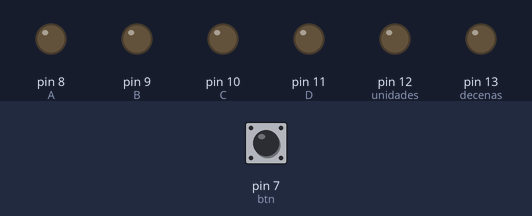
A sketch run on a simulated Arduino Uno, built with avr-gcc and run on an emulated ATmega328P. Parts: output pins drawn as LEDs (lit = HIGH). Dashed ring = blinking. Inputs (shaded band) come from the test bench; at power-on: pin 7 (btn) LOW.

Above: at 1.2 s.
1.3 s: pin 7 (btn) pulled HIGH for 1 s
At 3.6 s:
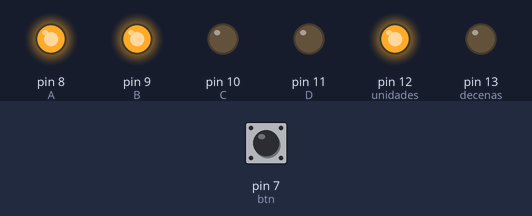
4.0 s: pin 7 (btn) pulled HIGH for 3.2 s
At 5.6 s:
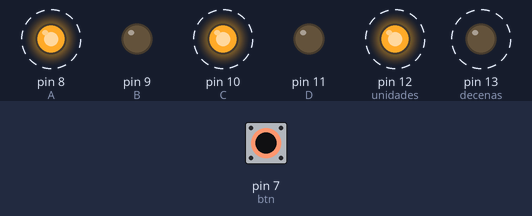
8.8 s: pin 7 (btn) pulled HIGH for 3.2 s
At 9.7 s:
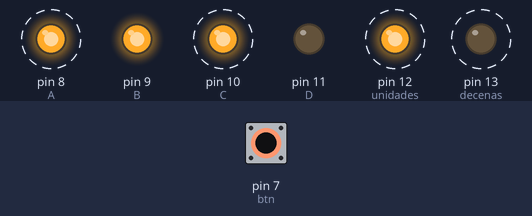
13.5 s: pin 7 (btn) driven HIGH
At 13.9 s:
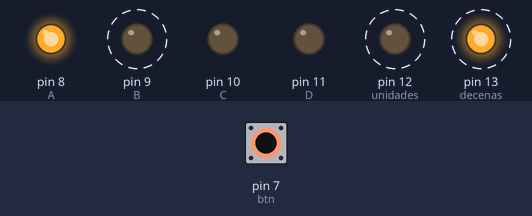
16.5 s: pin 7 (btn) driven LOW
At 17.8 s:
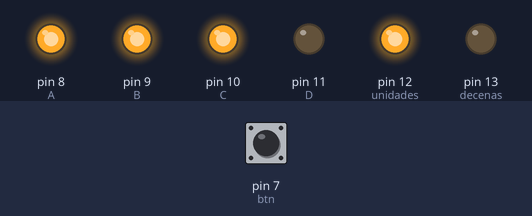
18.1 s: pin 7 (btn) driven HIGH
At 26.0 s:
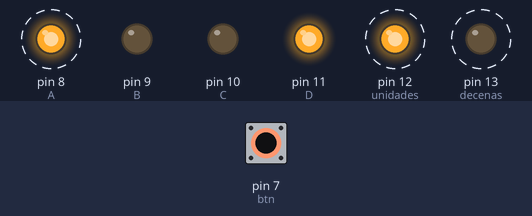
Timing chart, 0 to 29.0 s (numbered marks = the images above; inputs shaded):
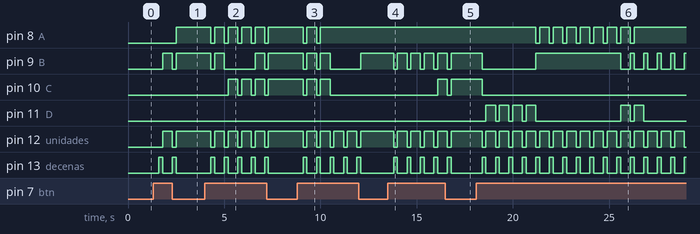

Measured:
- after the input at 1.3 s, pin 8 (A): LOW → HIGH after 1.2 s; pin 9 (B), pin 12 (unidades): LOW → HIGH after 0.50 s, → LOW 0.50 s later, → HIGH 0.20 s later; pin 13 (decenas): alternates HIGH for 0.20 s and LOW for 0.50 s, 4 changes in all, then stays LOW, starting after 0.30 s
- after the input at 4.0 s, pin 8 (A): alternates HIGH for 0.50 s and LOW for 0.20 s, 10 changes in all, then stays HIGH, starting after 0.30 s; pin 9 (B): goes LOW 0.20 s, HIGH 0.50 s, LOW 1.6 s, HIGH 0.50 s, LOW 0.20 s, then HIGH, starting after 0.30 s
- after the input at 8.8 s, pin 8 (A): alternates HIGH for 0.50 s and LOW for 0.20 s, 4 changes in all, then stays HIGH, starting after 0.30 s; pin 9 (B): goes LOW 0.20 s, HIGH 0.50 s, LOW 0.20 s, HIGH 0.50 s, LOW 1.6 s, then HIGH, starting after 0.30 s
- after the input at 13.5 s, pin 9 (B), pin 12 (unidades): alternates HIGH for 0.50 s and LOW for 0.20 s, starting after 0.30 s; pin 10 (C): LOW → HIGH after 2.6 s; pin 13 (decenas): alternates HIGH for 0.20 s and LOW for 0.50 s, starting after 0.30 s
- after the input at 16.5 s, pin 9 (B), pin 10 (C), pin 12 (unidades): goes on until 16.8 s, then stays HIGH; pin 11 (D): stays LOW (without the input it goes to HIGH after 1.0 s); pin 13 (decenas): goes on until 16.8 s, then stays LOW
- after the input at 18.1 s, pin 8 (A): alternates HIGH for 0.50 s and LOW for 0.20 s, 16 changes in all, then stays HIGH, starting after 3.1 s; pin 9 (B): goes LOW 2.8 s, HIGH 4.4 s, 4 × (LOW 0.50 s, HIGH 0.20 s), LOW 0.50 s, then HIGH, starting after 0.30 s

The sketch:

Deber2.ino
```cpp
/*
 * Deber 2
 * Jerson Baez
 * Realizar un programa que al presionar el pulsador cada vez, se visualiza a cada número primo hasta el 99.
 */

  const int D=11;
  const int C=10;
  const int B=9;
  const int A=8;
  const int btn=7;
  int cont=1;
  int decenas=13;
  int unidades=12;
  int dec;
  int uni;
  int i;
  bool p;

void setup() {
  pinMode(A,OUTPUT);
  pinMode(B,OUTPUT);
  pinMode(C,OUTPUT);
  pinMode(D,OUTPUT);
  pinMode(btn,INPUT);
  pinMode(unidades,OUTPUT);
  pinMode(decenas,OUTPUT);

}

void loop() {
  if (digitalRead (btn)==HIGH){
  delay(300);
    cont++;
    p = true;
    for (i=2; i<cont; i++){
    if (cont%i == 0){
    p = false;}
   //Para Imprimir
        }if(p){
            dec=cont/10;
            uni=cont-(dec*10);

    }
      digitalWrite(decenas,HIGH);
      digitalWrite(unidades,LOW);
      //Imprimir valor de decenas
      contador(dec);
      delay(200);
      digitalWrite(decenas,LOW);
      digitalWrite(unidades,HIGH);
      //Imprimir valor de unidades
      contador(uni);
      delay(200);
  }
}
//Metodo para Impresion
void contador(int i){

  switch(i){
   case 0:
        digitalWrite(A,LOW);
        digitalWrite(B,LOW);
        digitalWrite(C,LOW);
        digitalWrite(D,LOW);
      break;
      case 1:
        digitalWrite(A,HIGH);
        digitalWrite(B,LOW);
        digitalWrite(C,LOW);
        digitalWrite(D,LOW);
      break;
      case 2:
        digitalWrite(A,LOW);
        digitalWrite(B,HIGH);
        digitalWrite(C,LOW);
        digitalWrite(D,LOW);
      break;
      case 3:
        digitalWrite(A,HIGH);
        digitalWrite(B,HIGH);
        digitalWrite(C,LOW);
        digitalWrite(D,LOW);
      break;
      case 4:
        digitalWrite(A,LOW);
        digitalWrite(B,LOW);
        digitalWrite(C,HIGH);
        digitalWrite(D,LOW);
      break;
      case 5:
        digitalWrite(A,HIGH);
        digitalWrite(B,LOW);
        digitalWrite(C,HIGH);
        digitalWrite(D,LOW);
      break;
      case 6:
        digitalWrite(A,LOW);
        digitalWrite(B,HIGH);
        digitalWrite(C,HIGH);
        digitalWrite(D,LOW);
      break;
      case 7:
        digitalWrite(A,HIGH);
        digitalWrite(B,HIGH);
        digitalWrite(C,HIGH);
        digitalWrite(D,LOW);
      break;
      case 8:
        digitalWrite(A,LOW);
        digitalWrite(B,LOW);
        digitalWrite(C,LOW);
        digitalWrite(D,HIGH);
      break;
      case 9:
        digitalWrite(A,HIGH);
        digitalWrite(B,LOW);
        digitalWrite(C,LOW);
        digitalWrite(D,HIGH);
      break;

  }
}
```
